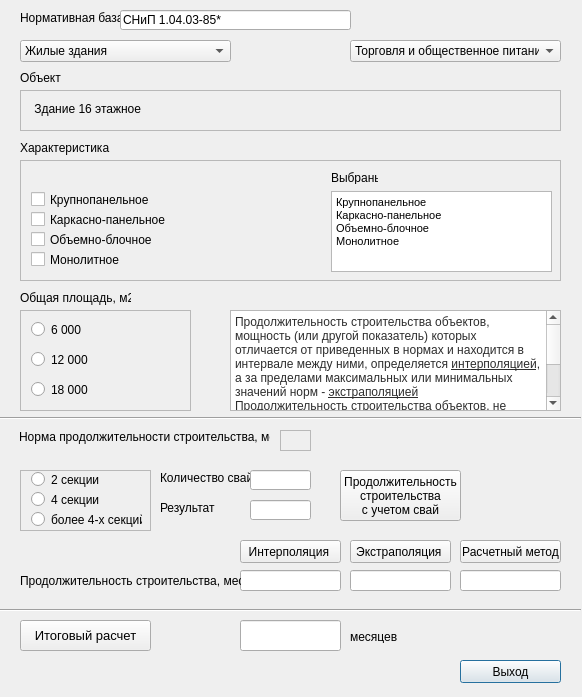
<?xml version="1.0" encoding="UTF-8"?>
<ui version="4.0">
 <class>Dialog</class>
 <widget class="QDialog" name="Dialog">
  <property name="geometry">
   <rect>
    <x>0</x>
    <y>0</y>
    <width>582</width>
    <height>697</height>
   </rect>
  </property>
  <property name="windowTitle">
   <string>Выбор объекта аналога</string>
  </property>
  <widget class="QLabel" name="label">
   <property name="geometry">
    <rect>
     <x>20</x>
     <y>10</y>
     <width>101</width>
     <height>16</height>
    </rect>
   </property>
   <property name="text">
    <string>Нормативная база</string>
   </property>
  </widget>
  <widget class="QLineEdit" name="lineEdit">
   <property name="geometry">
    <rect>
     <x>120</x>
     <y>10</y>
     <width>231</width>
     <height>20</height>
    </rect>
   </property>
   <property name="text">
    <string>СНиП 1.04.03-85*</string>
   </property>
  </widget>
  <widget class="QComboBox" name="comboBox">
   <property name="geometry">
    <rect>
     <x>20</x>
     <y>40</y>
     <width>211</width>
     <height>22</height>
    </rect>
   </property>
   <property name="currentText">
    <string>Жилые здания </string>
   </property>
   <property name="currentIndex">
    <number>0</number>
   </property>
   <item>
    <property name="text">
     <string>Жилые здания </string>
    </property>
   </item>
   <item>
    <property name="text">
     <string>Здание 1 этажное</string>
    </property>
   </item>
   <item>
    <property name="text">
     <string>Здание 2 этажное </string>
    </property>
   </item>
   <item>
    <property name="text">
     <string>Здание 3 этажное</string>
    </property>
   </item>
   <item>
    <property name="text">
     <string>Здание 4 этажное</string>
    </property>
   </item>
   <item>
    <property name="text">
     <string>Здание 5 этажное</string>
    </property>
   </item>
   <item>
    <property name="text">
     <string>Здание 9 этажное</string>
    </property>
   </item>
   <item>
    <property name="text">
     <string>Здание 10 этажное</string>
    </property>
   </item>
   <item>
    <property name="text">
     <string>Здание 12 этажное</string>
    </property>
   </item>
   <item>
    <property name="text">
     <string>Здание 14 этажное</string>
    </property>
   </item>
   <item>
    <property name="text">
     <string>Здание 16 этажное</string>
    </property>
   </item>
   <item>
    <property name="text">
     <string>Здание 22 этажное</string>
    </property>
   </item>
  </widget>
  <widget class="QComboBox" name="comboBox_2">
   <property name="geometry">
    <rect>
     <x>350</x>
     <y>40</y>
     <width>211</width>
     <height>22</height>
    </rect>
   </property>
   <property name="currentText">
    <string>Торговля и общественное питание </string>
   </property>
   <property name="currentIndex">
    <number>0</number>
   </property>
   <item>
    <property name="text">
     <string>Торговля и общественное питание </string>
    </property>
   </item>
   <item>
    <property name="text">
     <string>Универсам</string>
    </property>
   </item>
   <item>
    <property name="text">
     <string>Гастроном</string>
    </property>
   </item>
   <item>
    <property name="text">
     <string>Магазин специализированный</string>
    </property>
   </item>
   <item>
    <property name="text">
     <string>Хлеб кондитерский </string>
    </property>
   </item>
   <item>
    <property name="text">
     <string>Магазин заказов</string>
    </property>
   </item>
  </widget>
  <widget class="QScrollArea" name="scrollArea">
   <property name="geometry">
    <rect>
     <x>20</x>
     <y>90</y>
     <width>541</width>
     <height>41</height>
    </rect>
   </property>
   <property name="widgetResizable">
    <bool>true</bool>
   </property>
   <widget class="QWidget" name="scrollAreaWidgetContents">
    <property name="geometry">
     <rect>
      <x>0</x>
      <y>0</y>
      <width>539</width>
      <height>39</height>
     </rect>
    </property>
    <widget class="QLabel" name="label_3">
     <property name="geometry">
      <rect>
       <x>10</x>
       <y>10</y>
       <width>121</width>
       <height>16</height>
      </rect>
     </property>
     <property name="text">
      <string> Здание 16 этажное</string>
     </property>
    </widget>
   </widget>
  </widget>
  <widget class="QLabel" name="label_2">
   <property name="geometry">
    <rect>
     <x>20</x>
     <y>70</y>
     <width>41</width>
     <height>16</height>
    </rect>
   </property>
   <property name="text">
    <string>Объект </string>
   </property>
  </widget>
  <widget class="QScrollArea" name="scrollArea_2">
   <property name="geometry">
    <rect>
     <x>20</x>
     <y>160</y>
     <width>541</width>
     <height>121</height>
    </rect>
   </property>
   <property name="widgetResizable">
    <bool>true</bool>
   </property>
   <widget class="QWidget" name="scrollAreaWidgetContents_2">
    <property name="geometry">
     <rect>
      <x>0</x>
      <y>0</y>
      <width>539</width>
      <height>119</height>
     </rect>
    </property>
    <widget class="QCheckBox" name="har_1">
     <property name="geometry">
      <rect>
       <x>10</x>
       <y>30</y>
       <width>121</width>
       <height>17</height>
      </rect>
     </property>
     <property name="text">
      <string>Крупнопанельное</string>
     </property>
    </widget>
    <widget class="QCheckBox" name="har_2">
     <property name="geometry">
      <rect>
       <x>10</x>
       <y>50</y>
       <width>141</width>
       <height>17</height>
      </rect>
     </property>
     <property name="text">
      <string>Каркасно-панельное</string>
     </property>
    </widget>
    <widget class="QCheckBox" name="har_3">
     <property name="geometry">
      <rect>
       <x>10</x>
       <y>70</y>
       <width>121</width>
       <height>17</height>
      </rect>
     </property>
     <property name="text">
      <string>Объемно-блочное</string>
     </property>
    </widget>
    <widget class="QCheckBox" name="har_4">
     <property name="geometry">
      <rect>
       <x>10</x>
       <y>90</y>
       <width>121</width>
       <height>17</height>
      </rect>
     </property>
     <property name="text">
      <string>Монолитное</string>
     </property>
    </widget>
    <widget class="QTextEdit" name="textEdit">
     <property name="geometry">
      <rect>
       <x>310</x>
       <y>30</y>
       <width>221</width>
       <height>81</height>
      </rect>
     </property>
     <property name="html">
      <string>&lt;!DOCTYPE HTML PUBLIC &quot;-//W3C//DTD HTML 4.0//EN&quot; &quot;http://www.w3.org/TR/REC-html40/strict.dtd&quot;&gt;
&lt;html&gt;&lt;head&gt;&lt;meta name=&quot;qrichtext&quot; content=&quot;1&quot; /&gt;&lt;style type=&quot;text/css&quot;&gt;
p, li { white-space: pre-wrap; }
&lt;/style&gt;&lt;/head&gt;&lt;body style=&quot; font-family:'MS Shell Dlg 2'; font-size:8.25pt; font-weight:400; font-style:normal;&quot;&gt;
&lt;p style=&quot; margin-top:0px; margin-bottom:0px; margin-left:0px; margin-right:0px; -qt-block-indent:0; text-indent:0px;&quot;&gt;&lt;span style=&quot; font-size:8pt;&quot;&gt;Крупнопанельное &lt;/span&gt;&lt;/p&gt;
&lt;p style=&quot; margin-top:0px; margin-bottom:0px; margin-left:0px; margin-right:0px; -qt-block-indent:0; text-indent:0px;&quot;&gt;&lt;span style=&quot; font-size:8pt;&quot;&gt;Каркасно-панельное &lt;/span&gt;&lt;/p&gt;
&lt;p style=&quot; margin-top:0px; margin-bottom:0px; margin-left:0px; margin-right:0px; -qt-block-indent:0; text-indent:0px;&quot;&gt;&lt;span style=&quot; font-size:8pt;&quot;&gt;Объемно-блочное &lt;/span&gt;&lt;/p&gt;
&lt;p style=&quot; margin-top:0px; margin-bottom:0px; margin-left:0px; margin-right:0px; -qt-block-indent:0; text-indent:0px;&quot;&gt;&lt;span style=&quot; font-size:8pt;&quot;&gt;Монолитное&lt;/span&gt;&lt;/p&gt;
&lt;p style=&quot;-qt-paragraph-type:empty; margin-top:0px; margin-bottom:0px; margin-left:0px; margin-right:0px; -qt-block-indent:0; text-indent:0px; font-size:8pt;&quot;&gt;&lt;br /&gt;&lt;/p&gt;&lt;/body&gt;&lt;/html&gt;</string>
     </property>
    </widget>
    <widget class="QLabel" name="label_5">
     <property name="geometry">
      <rect>
       <x>310</x>
       <y>10</y>
       <width>47</width>
       <height>13</height>
      </rect>
     </property>
     <property name="text">
      <string>Выбраны:</string>
     </property>
    </widget>
   </widget>
  </widget>
  <widget class="QLabel" name="label_4">
   <property name="geometry">
    <rect>
     <x>20</x>
     <y>140</y>
     <width>91</width>
     <height>16</height>
    </rect>
   </property>
   <property name="text">
    <string>Характеристика</string>
   </property>
  </widget>
  <widget class="QScrollArea" name="scrollArea_4">
   <property name="geometry">
    <rect>
     <x>20</x>
     <y>310</y>
     <width>171</width>
     <height>101</height>
    </rect>
   </property>
   <property name="widgetResizable">
    <bool>true</bool>
   </property>
   <widget class="QWidget" name="scrollAreaWidgetContents_4">
    <property name="geometry">
     <rect>
      <x>0</x>
      <y>0</y>
      <width>169</width>
      <height>99</height>
     </rect>
    </property>
    <widget class="QRadioButton" name="pl_1">
     <property name="geometry">
      <rect>
       <x>10</x>
       <y>10</y>
       <width>82</width>
       <height>17</height>
      </rect>
     </property>
     <property name="text">
      <string>6 000</string>
     </property>
    </widget>
    <widget class="QRadioButton" name="pl_2">
     <property name="geometry">
      <rect>
       <x>10</x>
       <y>40</y>
       <width>82</width>
       <height>17</height>
      </rect>
     </property>
     <property name="text">
      <string>12 000</string>
     </property>
    </widget>
    <widget class="QRadioButton" name="pl_3">
     <property name="geometry">
      <rect>
       <x>10</x>
       <y>70</y>
       <width>82</width>
       <height>17</height>
      </rect>
     </property>
     <property name="text">
      <string>18 000</string>
     </property>
    </widget>
   </widget>
  </widget>
  <widget class="QLabel" name="label_6">
   <property name="geometry">
    <rect>
     <x>20</x>
     <y>290</y>
     <width>111</width>
     <height>16</height>
    </rect>
   </property>
   <property name="text">
    <string>Общая площадь, м2</string>
   </property>
  </widget>
  <widget class="QLabel" name="label_7">
   <property name="geometry">
    <rect>
     <x>19</x>
     <y>429</y>
     <width>251</width>
     <height>16</height>
    </rect>
   </property>
   <property name="font">
    <font>
     <pointsize>9</pointsize>
    </font>
   </property>
   <property name="text">
    <string>Норма продолжительности строительства, мес.</string>
   </property>
  </widget>
  <widget class="QScrollArea" name="scrollArea_5">
   <property name="geometry">
    <rect>
     <x>280</x>
     <y>430</y>
     <width>31</width>
     <height>21</height>
    </rect>
   </property>
   <property name="widgetResizable">
    <bool>true</bool>
   </property>
   <widget class="QWidget" name="scrollAreaWidgetContents_5">
    <property name="geometry">
     <rect>
      <x>0</x>
      <y>0</y>
      <width>29</width>
      <height>19</height>
     </rect>
    </property>
   </widget>
  </widget>
  <widget class="QPushButton" name="pushButton_2">
   <property name="geometry">
    <rect>
     <x>460</x>
     <y>660</y>
     <width>101</width>
     <height>23</height>
    </rect>
   </property>
   <property name="text">
    <string>Выход</string>
   </property>
  </widget>
  <widget class="QPushButton" name="pushButton_3">
   <property name="geometry">
    <rect>
     <x>240</x>
     <y>540</y>
     <width>101</width>
     <height>23</height>
    </rect>
   </property>
   <property name="text">
    <string>Интерполяция </string>
   </property>
  </widget>
  <widget class="QPushButton" name="pushButton_4">
   <property name="geometry">
    <rect>
     <x>350</x>
     <y>540</y>
     <width>101</width>
     <height>23</height>
    </rect>
   </property>
   <property name="text">
    <string>Экстраполяция </string>
   </property>
  </widget>
  <widget class="QPushButton" name="pushButton_5">
   <property name="geometry">
    <rect>
     <x>460</x>
     <y>540</y>
     <width>101</width>
     <height>23</height>
    </rect>
   </property>
   <property name="text">
    <string>Расчетный метод</string>
   </property>
  </widget>
  <widget class="QTextBrowser" name="textBrowser">
   <property name="geometry">
    <rect>
     <x>230</x>
     <y>310</y>
     <width>331</width>
     <height>101</height>
    </rect>
   </property>
   <property name="html">
    <string>&lt;!DOCTYPE HTML PUBLIC &quot;-//W3C//DTD HTML 4.0//EN&quot; &quot;http://www.w3.org/TR/REC-html40/strict.dtd&quot;&gt;
&lt;html&gt;&lt;head&gt;&lt;meta name=&quot;qrichtext&quot; content=&quot;1&quot; /&gt;&lt;style type=&quot;text/css&quot;&gt;
p, li { white-space: pre-wrap; }
&lt;/style&gt;&lt;/head&gt;&lt;body style=&quot; font-family:'MS Shell Dlg 2'; font-size:8.25pt; font-weight:400; font-style:normal;&quot;&gt;
&lt;p style=&quot; margin-top:0px; margin-bottom:0px; margin-left:0px; margin-right:0px; -qt-block-indent:0; text-indent:0px;&quot;&gt;&lt;span style=&quot; font-family:'Arial,sans-serif'; font-size:9pt; color:#2d2d2d; background-color:#ffffff;&quot;&gt;Продолжительность строительства объектов, мощность (или другой показатель) которых отличается от приведенных в нормах и находится в интервале между ними, определяется &lt;/span&gt;&lt;span style=&quot; font-family:'Arial,sans-serif'; font-size:9pt; text-decoration: underline; color:#2d2d2d; background-color:#ffffff;&quot;&gt;интерполяцией&lt;/span&gt;&lt;span style=&quot; font-family:'Arial,sans-serif'; font-size:9pt; color:#2d2d2d; background-color:#ffffff;&quot;&gt;, а за пределами максимальных или минимальных значений норм - &lt;/span&gt;&lt;span style=&quot; font-family:'Arial,sans-serif'; font-size:9pt; text-decoration: underline; color:#2d2d2d; background-color:#ffffff;&quot;&gt;экстраполяцией&lt;/span&gt;&lt;/p&gt;
&lt;p style=&quot; margin-top:0px; margin-bottom:0px; margin-left:0px; margin-right:0px; -qt-block-indent:0; text-indent:0px;&quot;&gt;&lt;span style=&quot; font-family:'Arial,sans-serif'; font-size:9pt; color:#2d2d2d; background-color:#ffffff;&quot;&gt;Продолжительность строительства объектов, не приведенных в таблицах норм, определяется в проектах организации строительства исходя из стоимости строительно-монтажных работ в соответствии с &lt;/span&gt;&lt;span style=&quot; font-family:'Arial,sans-serif'; font-size:9pt; text-decoration: underline; color:#2d2d2d; background-color:#ffffff;&quot;&gt;рачетным методом&lt;/span&gt;&lt;/p&gt;
&lt;p style=&quot;-qt-paragraph-type:empty; margin-top:0px; margin-bottom:0px; margin-left:0px; margin-right:0px; -qt-block-indent:0; text-indent:0px; font-family:'Arial,sans-serif'; font-size:9pt; color:#2d2d2d;&quot;&gt;&lt;br /&gt;&lt;/p&gt;&lt;/body&gt;&lt;/html&gt;</string>
   </property>
  </widget>
  <widget class="QLineEdit" name="lineEdit_2">
   <property name="geometry">
    <rect>
     <x>240</x>
     <y>570</y>
     <width>101</width>
     <height>21</height>
    </rect>
   </property>
  </widget>
  <widget class="QLineEdit" name="lineEdit_3">
   <property name="geometry">
    <rect>
     <x>350</x>
     <y>570</y>
     <width>101</width>
     <height>21</height>
    </rect>
   </property>
  </widget>
  <widget class="QLineEdit" name="lineEdit_4">
   <property name="geometry">
    <rect>
     <x>460</x>
     <y>570</y>
     <width>101</width>
     <height>21</height>
    </rect>
   </property>
  </widget>
  <widget class="QLabel" name="label_9">
   <property name="geometry">
    <rect>
     <x>20</x>
     <y>570</y>
     <width>221</width>
     <height>21</height>
    </rect>
   </property>
   <property name="text">
    <string>Продолжительность строительства, мес.</string>
   </property>
  </widget>
  <widget class="QLabel" name="label_8">
   <property name="geometry">
    <rect>
     <x>280</x>
     <y>430</y>
     <width>31</width>
     <height>20</height>
    </rect>
   </property>
   <property name="text">
    <string/>
   </property>
  </widget>
  <widget class="QLabel" name="label_10">
   <property name="geometry">
    <rect>
     <x>160</x>
     <y>470</y>
     <width>91</width>
     <height>16</height>
    </rect>
   </property>
   <property name="text">
    <string>Количество свай</string>
   </property>
  </widget>
  <widget class="QLineEdit" name="lineEdit_5">
   <property name="geometry">
    <rect>
     <x>250</x>
     <y>470</y>
     <width>61</width>
     <height>20</height>
    </rect>
   </property>
  </widget>
  <widget class="QPushButton" name="pushButton">
   <property name="geometry">
    <rect>
     <x>340</x>
     <y>470</y>
     <width>121</width>
     <height>51</height>
    </rect>
   </property>
   <property name="text">
    <string>Продолжительность
строительства 
с учетом свай</string>
   </property>
  </widget>
  <widget class="QLineEdit" name="lineEdit_6">
   <property name="geometry">
    <rect>
     <x>250</x>
     <y>500</y>
     <width>61</width>
     <height>20</height>
    </rect>
   </property>
   <property name="text">
    <string/>
   </property>
  </widget>
  <widget class="QLabel" name="label_11">
   <property name="geometry">
    <rect>
     <x>160</x>
     <y>500</y>
     <width>91</width>
     <height>16</height>
    </rect>
   </property>
   <property name="text">
    <string>Результат</string>
   </property>
  </widget>
  <widget class="QScrollArea" name="scrollArea_6">
   <property name="geometry">
    <rect>
     <x>20</x>
     <y>470</y>
     <width>131</width>
     <height>61</height>
    </rect>
   </property>
   <property name="widgetResizable">
    <bool>true</bool>
   </property>
   <widget class="QWidget" name="scrollAreaWidgetContents_6">
    <property name="geometry">
     <rect>
      <x>0</x>
      <y>0</y>
      <width>129</width>
      <height>59</height>
     </rect>
    </property>
    <widget class="QRadioButton" name="radioButton">
     <property name="geometry">
      <rect>
       <x>10</x>
       <y>0</y>
       <width>82</width>
       <height>17</height>
      </rect>
     </property>
     <property name="text">
      <string>2 секции</string>
     </property>
    </widget>
    <widget class="QRadioButton" name="radioButton_2">
     <property name="geometry">
      <rect>
       <x>10</x>
       <y>20</y>
       <width>82</width>
       <height>17</height>
      </rect>
     </property>
     <property name="text">
      <string>4 секции</string>
     </property>
    </widget>
    <widget class="QRadioButton" name="radioButton_3">
     <property name="geometry">
      <rect>
       <x>10</x>
       <y>40</y>
       <width>111</width>
       <height>17</height>
      </rect>
     </property>
     <property name="text">
      <string>более 4-х секций</string>
     </property>
    </widget>
   </widget>
  </widget>
  <widget class="Line" name="line">
   <property name="geometry">
    <rect>
     <x>0</x>
     <y>600</y>
     <width>581</width>
     <height>20</height>
    </rect>
   </property>
   <property name="orientation">
    <enum>Qt::Horizontal</enum>
   </property>
  </widget>
  <widget class="QPushButton" name="pushButton_6">
   <property name="geometry">
    <rect>
     <x>20</x>
     <y>620</y>
     <width>131</width>
     <height>31</height>
    </rect>
   </property>
   <property name="font">
    <font>
     <pointsize>10</pointsize>
     <weight>50</weight>
     <bold>false</bold>
    </font>
   </property>
   <property name="text">
    <string>Итоговый расчет</string>
   </property>
  </widget>
  <widget class="QLineEdit" name="lineEdit_7">
   <property name="geometry">
    <rect>
     <x>240</x>
     <y>620</y>
     <width>101</width>
     <height>31</height>
    </rect>
   </property>
  </widget>
  <widget class="QLabel" name="label_12">
   <property name="geometry">
    <rect>
     <x>350</x>
     <y>630</y>
     <width>47</width>
     <height>13</height>
    </rect>
   </property>
   <property name="text">
    <string>месяцев</string>
   </property>
  </widget>
  <widget class="Line" name="line_2">
   <property name="geometry">
    <rect>
     <x>0</x>
     <y>410</y>
     <width>581</width>
     <height>16</height>
    </rect>
   </property>
   <property name="orientation">
    <enum>Qt::Horizontal</enum>
   </property>
  </widget>
 </widget>
 <resources/>
 <connections/>
</ui>
